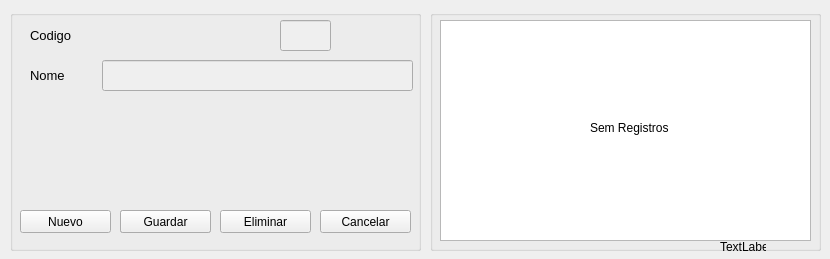
<?xml version="1.0" encoding="UTF-8"?>
<ui version="4.0">
 <class>frmbanco</class>
 <widget class="QWidget" name="frmbanco">
  <property name="geometry">
   <rect>
    <x>0</x>
    <y>0</y>
    <width>830</width>
    <height>259</height>
   </rect>
  </property>
  <property name="windowTitle">
   <string>Registro de Bancos</string>
  </property>
  <widget class="QGroupBox" name="groupBox">
   <property name="geometry">
    <rect>
     <x>10</x>
     <y>10</y>
     <width>411</width>
     <height>241</height>
    </rect>
   </property>
   <property name="title">
    <string/>
   </property>
   <widget class="QPushButton" name="btnnovo">
    <property name="geometry">
     <rect>
      <x>10</x>
      <y>200</y>
      <width>91</width>
      <height>23</height>
     </rect>
    </property>
    <property name="text">
     <string>Nuevo</string>
    </property>
   </widget>
   <widget class="QPushButton" name="btnguardar">
    <property name="geometry">
     <rect>
      <x>110</x>
      <y>200</y>
      <width>91</width>
      <height>23</height>
     </rect>
    </property>
    <property name="text">
     <string>Guardar</string>
    </property>
   </widget>
   <widget class="QPushButton" name="btneliminar">
    <property name="geometry">
     <rect>
      <x>210</x>
      <y>200</y>
      <width>91</width>
      <height>23</height>
     </rect>
    </property>
    <property name="text">
     <string>Eliminar</string>
    </property>
   </widget>
   <widget class="QPushButton" name="btneditar">
    <property name="geometry">
     <rect>
      <x>110</x>
      <y>200</y>
      <width>91</width>
      <height>23</height>
     </rect>
    </property>
    <property name="text">
     <string>Editar</string>
    </property>
   </widget>
   <widget class="QLineEdit" name="txtcod">
    <property name="enabled">
     <bool>false</bool>
    </property>
    <property name="geometry">
     <rect>
      <x>270</x>
      <y>10</y>
      <width>51</width>
      <height>31</height>
     </rect>
    </property>
    <property name="font">
     <font>
      <pointsize>10</pointsize>
     </font>
    </property>
   </widget>
   <widget class="QLineEdit" name="txtnombanco">
    <property name="enabled">
     <bool>false</bool>
    </property>
    <property name="geometry">
     <rect>
      <x>92</x>
      <y>50</y>
      <width>311</width>
      <height>31</height>
     </rect>
    </property>
    <property name="font">
     <font>
      <pointsize>10</pointsize>
     </font>
    </property>
   </widget>
   <widget class="QLabel" name="label">
    <property name="geometry">
     <rect>
      <x>20</x>
      <y>10</y>
      <width>81</width>
      <height>31</height>
     </rect>
    </property>
    <property name="font">
     <font>
      <pointsize>10</pointsize>
     </font>
    </property>
    <property name="text">
     <string>Codigo</string>
    </property>
   </widget>
   <widget class="QLabel" name="label_2">
    <property name="geometry">
     <rect>
      <x>20</x>
      <y>50</y>
      <width>46</width>
      <height>31</height>
     </rect>
    </property>
    <property name="font">
     <font>
      <pointsize>10</pointsize>
     </font>
    </property>
    <property name="text">
     <string>Nome</string>
    </property>
   </widget>
   <widget class="QPushButton" name="btncancelar">
    <property name="geometry">
     <rect>
      <x>310</x>
      <y>200</y>
      <width>91</width>
      <height>23</height>
     </rect>
    </property>
    <property name="text">
     <string>Cancelar</string>
    </property>
   </widget>
   <zorder>btnnovo</zorder>
   <zorder>btneliminar</zorder>
   <zorder>btneditar</zorder>
   <zorder>txtcod</zorder>
   <zorder>txtnombanco</zorder>
   <zorder>label</zorder>
   <zorder>label_2</zorder>
   <zorder>btncancelar</zorder>
   <zorder>btnguardar</zorder>
  </widget>
  <widget class="QGroupBox" name="groupBox_2">
   <property name="geometry">
    <rect>
     <x>430</x>
     <y>10</y>
     <width>391</width>
     <height>241</height>
    </rect>
   </property>
   <property name="title">
    <string/>
   </property>
   <widget class="QTableWidget" name="tabla">
    <property name="geometry">
     <rect>
      <x>10</x>
      <y>10</y>
      <width>371</width>
      <height>221</height>
     </rect>
    </property>
    <property name="editTriggers">
     <set>QAbstractItemView::NoEditTriggers</set>
    </property>
    <property name="selectionBehavior">
     <enum>QAbstractItemView::SelectRows</enum>
    </property>
    <attribute name="verticalHeaderVisible">
     <bool>false</bool>
    </attribute>
   </widget>
   <widget class="QLabel" name="lblsinreg">
    <property name="geometry">
     <rect>
      <x>160</x>
      <y>110</y>
      <width>91</width>
      <height>16</height>
     </rect>
    </property>
    <property name="text">
     <string>Sem Registros</string>
    </property>
   </widget>
   <widget class="QLabel" name="lblindice">
    <property name="geometry">
     <rect>
      <x>290</x>
      <y>230</y>
      <width>46</width>
      <height>13</height>
     </rect>
    </property>
    <property name="text">
     <string>TextLabel</string>
    </property>
   </widget>
  </widget>
 </widget>
 <tabstops>
  <tabstop>txtcod</tabstop>
  <tabstop>btnnovo</tabstop>
  <tabstop>txtnombanco</tabstop>
  <tabstop>btneditar</tabstop>
  <tabstop>btnguardar</tabstop>
  <tabstop>btneliminar</tabstop>
  <tabstop>btncancelar</tabstop>
  <tabstop>tabla</tabstop>
 </tabstops>
 <resources/>
 <connections>
  <connection>
   <sender>tabla</sender>
   <signal>cellClicked(int,int)</signal>
   <receiver>lblindice</receiver>
   <slot>setNum(int)</slot>
   <hints>
    <hint type="sourcelabel">
     <x>636</x>
     <y>148</y>
    </hint>
    <hint type="destinationlabel">
     <x>648</x>
     <y>40</y>
    </hint>
   </hints>
  </connection>
 </connections>
</ui>
